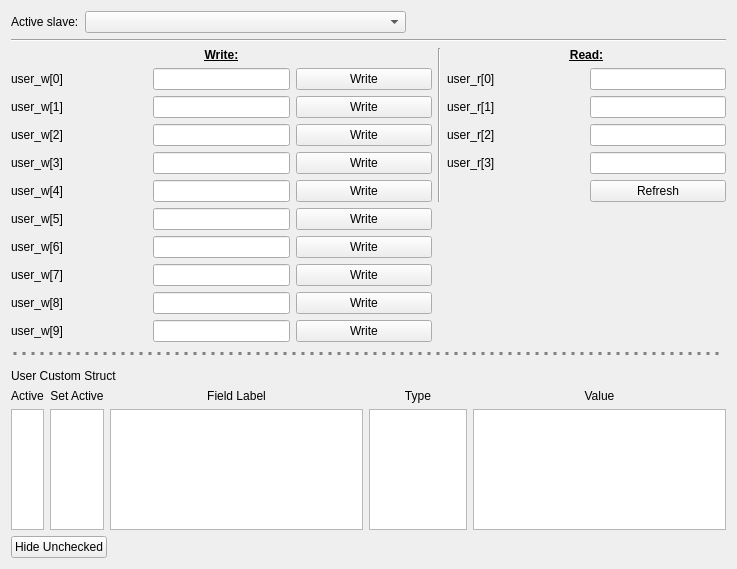
<?xml version="1.0" encoding="UTF-8"?>
<ui version="4.0">
 <class>W_UserRW</class>
 <widget class="QWidget" name="W_UserRW">
  <property name="geometry">
   <rect>
    <x>0</x>
    <y>0</y>
    <width>737</width>
    <height>569</height>
   </rect>
  </property>
  <property name="sizePolicy">
   <sizepolicy hsizetype="Expanding" vsizetype="Expanding">
    <horstretch>0</horstretch>
    <verstretch>0</verstretch>
   </sizepolicy>
  </property>
  <property name="windowTitle">
   <string>Form</string>
  </property>
  <layout class="QVBoxLayout" name="verticalLayout">
   <item>
    <layout class="QGridLayout" name="gridLayout">
     <item row="0" column="0">
      <widget class="QLabel" name="label">
       <property name="sizePolicy">
        <sizepolicy hsizetype="Fixed" vsizetype="Expanding">
         <horstretch>0</horstretch>
         <verstretch>0</verstretch>
        </sizepolicy>
       </property>
       <property name="maximumSize">
        <size>
         <width>16777215</width>
         <height>20</height>
        </size>
       </property>
       <property name="text">
        <string>Active slave:</string>
       </property>
      </widget>
     </item>
     <item row="0" column="2">
      <spacer name="horizontalSpacer">
       <property name="orientation">
        <enum>Qt::Horizontal</enum>
       </property>
       <property name="sizeHint" stdset="0">
        <size>
         <width>40</width>
         <height>20</height>
        </size>
       </property>
      </spacer>
     </item>
     <item row="0" column="1">
      <widget class="QComboBox" name="comboBox_slave">
       <property name="sizePolicy">
        <sizepolicy hsizetype="Expanding" vsizetype="Expanding">
         <horstretch>0</horstretch>
         <verstretch>0</verstretch>
        </sizepolicy>
       </property>
       <property name="minimumSize">
        <size>
         <width>100</width>
         <height>0</height>
        </size>
       </property>
       <property name="maximumSize">
        <size>
         <width>16777215</width>
         <height>40</height>
        </size>
       </property>
      </widget>
     </item>
    </layout>
   </item>
   <item>
    <widget class="Line" name="line_2">
     <property name="orientation">
      <enum>Qt::Horizontal</enum>
     </property>
    </widget>
   </item>
   <item>
    <widget class="QSplitter" name="splitter">
     <property name="styleSheet">
      <string notr="true">QSplitter::handle:vertical{	
	border-top: 3px dotted grey;	
	margin: 10px 1px;			
}</string>
     </property>
     <property name="orientation">
      <enum>Qt::Vertical</enum>
     </property>
     <widget class="QWidget" name="layoutWidget">
      <layout class="QGridLayout" name="gridLayout_5" rowstretch="0,0,0,0,0,0,0,0,0,0,0" columnstretch="0,0,0,0,0,0">
       <item row="1" column="4">
        <widget class="QLabel" name="label_136">
         <property name="sizePolicy">
          <sizepolicy hsizetype="Expanding" vsizetype="Expanding">
           <horstretch>0</horstretch>
           <verstretch>0</verstretch>
          </sizepolicy>
         </property>
         <property name="minimumSize">
          <size>
           <width>60</width>
           <height>0</height>
          </size>
         </property>
         <property name="maximumSize">
          <size>
           <width>16777215</width>
           <height>16777215</height>
          </size>
         </property>
         <property name="layoutDirection">
          <enum>Qt::LeftToRight</enum>
         </property>
         <property name="text">
          <string>user_r[0]</string>
         </property>
         <property name="alignment">
          <set>Qt::AlignLeading|Qt::AlignLeft|Qt::AlignVCenter</set>
         </property>
        </widget>
       </item>
       <item row="2" column="0">
        <widget class="QLabel" name="label_129">
         <property name="sizePolicy">
          <sizepolicy hsizetype="Expanding" vsizetype="Expanding">
           <horstretch>0</horstretch>
           <verstretch>0</verstretch>
          </sizepolicy>
         </property>
         <property name="minimumSize">
          <size>
           <width>60</width>
           <height>0</height>
          </size>
         </property>
         <property name="maximumSize">
          <size>
           <width>16777215</width>
           <height>16777215</height>
          </size>
         </property>
         <property name="layoutDirection">
          <enum>Qt::LeftToRight</enum>
         </property>
         <property name="text">
          <string>user_w[1]</string>
         </property>
         <property name="alignment">
          <set>Qt::AlignLeading|Qt::AlignLeft|Qt::AlignVCenter</set>
         </property>
        </widget>
       </item>
       <item row="2" column="1">
        <widget class="QLineEdit" name="w1">
         <property name="sizePolicy">
          <sizepolicy hsizetype="Expanding" vsizetype="Expanding">
           <horstretch>0</horstretch>
           <verstretch>0</verstretch>
          </sizepolicy>
         </property>
         <property name="minimumSize">
          <size>
           <width>75</width>
           <height>0</height>
          </size>
         </property>
         <property name="maximumSize">
          <size>
           <width>16777215</width>
           <height>16777215</height>
          </size>
         </property>
         <property name="alignment">
          <set>Qt::AlignRight|Qt::AlignTrailing|Qt::AlignVCenter</set>
         </property>
        </widget>
       </item>
       <item row="2" column="2">
        <widget class="QPushButton" name="pushButton_w1">
         <property name="sizePolicy">
          <sizepolicy hsizetype="Expanding" vsizetype="Expanding">
           <horstretch>0</horstretch>
           <verstretch>0</verstretch>
          </sizepolicy>
         </property>
         <property name="minimumSize">
          <size>
           <width>40</width>
           <height>0</height>
          </size>
         </property>
         <property name="maximumSize">
          <size>
           <width>16777215</width>
           <height>16777215</height>
          </size>
         </property>
         <property name="text">
          <string>Write</string>
         </property>
        </widget>
       </item>
       <item row="6" column="0">
        <widget class="QLabel" name="label_8">
         <property name="text">
          <string>user_w[5]</string>
         </property>
        </widget>
       </item>
       <item row="3" column="1">
        <widget class="QLineEdit" name="w2">
         <property name="sizePolicy">
          <sizepolicy hsizetype="Expanding" vsizetype="Expanding">
           <horstretch>0</horstretch>
           <verstretch>0</verstretch>
          </sizepolicy>
         </property>
         <property name="minimumSize">
          <size>
           <width>75</width>
           <height>0</height>
          </size>
         </property>
         <property name="maximumSize">
          <size>
           <width>16777215</width>
           <height>16777215</height>
          </size>
         </property>
         <property name="alignment">
          <set>Qt::AlignRight|Qt::AlignTrailing|Qt::AlignVCenter</set>
         </property>
        </widget>
       </item>
       <item row="6" column="1">
        <widget class="QLineEdit" name="w5">
         <property name="alignment">
          <set>Qt::AlignRight|Qt::AlignTrailing|Qt::AlignVCenter</set>
         </property>
        </widget>
       </item>
       <item row="6" column="2">
        <widget class="QPushButton" name="pushButton_w5">
         <property name="text">
          <string>Write</string>
         </property>
        </widget>
       </item>
       <item row="3" column="5">
        <widget class="QLineEdit" name="r2">
         <property name="sizePolicy">
          <sizepolicy hsizetype="Expanding" vsizetype="Expanding">
           <horstretch>0</horstretch>
           <verstretch>0</verstretch>
          </sizepolicy>
         </property>
         <property name="minimumSize">
          <size>
           <width>75</width>
           <height>0</height>
          </size>
         </property>
         <property name="maximumSize">
          <size>
           <width>16777215</width>
           <height>16777215</height>
          </size>
         </property>
         <property name="alignment">
          <set>Qt::AlignRight|Qt::AlignTrailing|Qt::AlignVCenter</set>
         </property>
        </widget>
       </item>
       <item row="7" column="0">
        <widget class="QLabel" name="label_9">
         <property name="text">
          <string>user_w[6]</string>
         </property>
        </widget>
       </item>
       <item row="2" column="4">
        <widget class="QLabel" name="label_134">
         <property name="sizePolicy">
          <sizepolicy hsizetype="Expanding" vsizetype="Expanding">
           <horstretch>0</horstretch>
           <verstretch>0</verstretch>
          </sizepolicy>
         </property>
         <property name="minimumSize">
          <size>
           <width>60</width>
           <height>0</height>
          </size>
         </property>
         <property name="maximumSize">
          <size>
           <width>16777215</width>
           <height>16777215</height>
          </size>
         </property>
         <property name="layoutDirection">
          <enum>Qt::LeftToRight</enum>
         </property>
         <property name="text">
          <string>user_r[1]</string>
         </property>
         <property name="alignment">
          <set>Qt::AlignLeading|Qt::AlignLeft|Qt::AlignVCenter</set>
         </property>
        </widget>
       </item>
       <item row="8" column="0">
        <widget class="QLabel" name="label_10">
         <property name="text">
          <string>user_w[7]</string>
         </property>
        </widget>
       </item>
       <item row="3" column="2">
        <widget class="QPushButton" name="pushButton_w2">
         <property name="sizePolicy">
          <sizepolicy hsizetype="Expanding" vsizetype="Expanding">
           <horstretch>0</horstretch>
           <verstretch>0</verstretch>
          </sizepolicy>
         </property>
         <property name="minimumSize">
          <size>
           <width>40</width>
           <height>0</height>
          </size>
         </property>
         <property name="maximumSize">
          <size>
           <width>16777215</width>
           <height>16777215</height>
          </size>
         </property>
         <property name="text">
          <string>Write</string>
         </property>
        </widget>
       </item>
       <item row="5" column="5">
        <widget class="QPushButton" name="pushButton_refresh">
         <property name="sizePolicy">
          <sizepolicy hsizetype="Expanding" vsizetype="Expanding">
           <horstretch>0</horstretch>
           <verstretch>0</verstretch>
          </sizepolicy>
         </property>
         <property name="maximumSize">
          <size>
           <width>16777215</width>
           <height>16777215</height>
          </size>
         </property>
         <property name="text">
          <string>Refresh</string>
         </property>
        </widget>
       </item>
       <item row="7" column="2">
        <widget class="QPushButton" name="pushButton_w6">
         <property name="text">
          <string>Write</string>
         </property>
        </widget>
       </item>
       <item row="0" column="4" colspan="2">
        <widget class="QLabel" name="label_132">
         <property name="sizePolicy">
          <sizepolicy hsizetype="Expanding" vsizetype="Expanding">
           <horstretch>0</horstretch>
           <verstretch>0</verstretch>
          </sizepolicy>
         </property>
         <property name="minimumSize">
          <size>
           <width>60</width>
           <height>0</height>
          </size>
         </property>
         <property name="maximumSize">
          <size>
           <width>16777215</width>
           <height>16777215</height>
          </size>
         </property>
         <property name="text">
          <string>&lt;html&gt;&lt;head/&gt;&lt;body&gt;&lt;p align=&quot;center&quot;&gt;&lt;span style=&quot; font-weight:600; text-decoration: underline;&quot;&gt;Read:&lt;/span&gt;&lt;/p&gt;&lt;/body&gt;&lt;/html&gt;</string>
         </property>
        </widget>
       </item>
       <item row="3" column="4">
        <widget class="QLabel" name="label_135">
         <property name="sizePolicy">
          <sizepolicy hsizetype="Expanding" vsizetype="Expanding">
           <horstretch>0</horstretch>
           <verstretch>0</verstretch>
          </sizepolicy>
         </property>
         <property name="minimumSize">
          <size>
           <width>60</width>
           <height>0</height>
          </size>
         </property>
         <property name="maximumSize">
          <size>
           <width>16777215</width>
           <height>16777215</height>
          </size>
         </property>
         <property name="layoutDirection">
          <enum>Qt::LeftToRight</enum>
         </property>
         <property name="text">
          <string>user_r[2]</string>
         </property>
         <property name="alignment">
          <set>Qt::AlignLeading|Qt::AlignLeft|Qt::AlignVCenter</set>
         </property>
        </widget>
       </item>
       <item row="4" column="4">
        <widget class="QLabel" name="label_133">
         <property name="sizePolicy">
          <sizepolicy hsizetype="Expanding" vsizetype="Expanding">
           <horstretch>0</horstretch>
           <verstretch>0</verstretch>
          </sizepolicy>
         </property>
         <property name="minimumSize">
          <size>
           <width>60</width>
           <height>0</height>
          </size>
         </property>
         <property name="maximumSize">
          <size>
           <width>16777215</width>
           <height>16777215</height>
          </size>
         </property>
         <property name="layoutDirection">
          <enum>Qt::LeftToRight</enum>
         </property>
         <property name="text">
          <string>user_r[3]</string>
         </property>
         <property name="alignment">
          <set>Qt::AlignLeading|Qt::AlignLeft|Qt::AlignVCenter</set>
         </property>
        </widget>
       </item>
       <item row="2" column="5">
        <widget class="QLineEdit" name="r1">
         <property name="sizePolicy">
          <sizepolicy hsizetype="Expanding" vsizetype="Expanding">
           <horstretch>0</horstretch>
           <verstretch>0</verstretch>
          </sizepolicy>
         </property>
         <property name="minimumSize">
          <size>
           <width>75</width>
           <height>0</height>
          </size>
         </property>
         <property name="maximumSize">
          <size>
           <width>16777215</width>
           <height>16777215</height>
          </size>
         </property>
         <property name="alignment">
          <set>Qt::AlignRight|Qt::AlignTrailing|Qt::AlignVCenter</set>
         </property>
        </widget>
       </item>
       <item row="5" column="2">
        <widget class="QPushButton" name="pushButton_w4">
         <property name="text">
          <string>Write</string>
         </property>
        </widget>
       </item>
       <item row="4" column="1">
        <widget class="QLineEdit" name="w3">
         <property name="sizePolicy">
          <sizepolicy hsizetype="Expanding" vsizetype="Expanding">
           <horstretch>0</horstretch>
           <verstretch>0</verstretch>
          </sizepolicy>
         </property>
         <property name="minimumSize">
          <size>
           <width>75</width>
           <height>0</height>
          </size>
         </property>
         <property name="maximumSize">
          <size>
           <width>16777215</width>
           <height>16777215</height>
          </size>
         </property>
         <property name="alignment">
          <set>Qt::AlignRight|Qt::AlignTrailing|Qt::AlignVCenter</set>
         </property>
        </widget>
       </item>
       <item row="1" column="1">
        <widget class="QLineEdit" name="w0">
         <property name="sizePolicy">
          <sizepolicy hsizetype="Expanding" vsizetype="Expanding">
           <horstretch>0</horstretch>
           <verstretch>0</verstretch>
          </sizepolicy>
         </property>
         <property name="minimumSize">
          <size>
           <width>75</width>
           <height>0</height>
          </size>
         </property>
         <property name="maximumSize">
          <size>
           <width>16777215</width>
           <height>16777215</height>
          </size>
         </property>
         <property name="alignment">
          <set>Qt::AlignRight|Qt::AlignTrailing|Qt::AlignVCenter</set>
         </property>
        </widget>
       </item>
       <item row="4" column="5">
        <widget class="QLineEdit" name="r3">
         <property name="sizePolicy">
          <sizepolicy hsizetype="Expanding" vsizetype="Expanding">
           <horstretch>0</horstretch>
           <verstretch>0</verstretch>
          </sizepolicy>
         </property>
         <property name="minimumSize">
          <size>
           <width>75</width>
           <height>0</height>
          </size>
         </property>
         <property name="maximumSize">
          <size>
           <width>16777215</width>
           <height>16777215</height>
          </size>
         </property>
         <property name="alignment">
          <set>Qt::AlignRight|Qt::AlignTrailing|Qt::AlignVCenter</set>
         </property>
        </widget>
       </item>
       <item row="5" column="1">
        <widget class="QLineEdit" name="w4">
         <property name="alignment">
          <set>Qt::AlignRight|Qt::AlignTrailing|Qt::AlignVCenter</set>
         </property>
        </widget>
       </item>
       <item row="1" column="0">
        <widget class="QLabel" name="label_127">
         <property name="sizePolicy">
          <sizepolicy hsizetype="Expanding" vsizetype="Expanding">
           <horstretch>0</horstretch>
           <verstretch>0</verstretch>
          </sizepolicy>
         </property>
         <property name="minimumSize">
          <size>
           <width>60</width>
           <height>0</height>
          </size>
         </property>
         <property name="maximumSize">
          <size>
           <width>16777215</width>
           <height>16777215</height>
          </size>
         </property>
         <property name="layoutDirection">
          <enum>Qt::LeftToRight</enum>
         </property>
         <property name="text">
          <string>user_w[0]</string>
         </property>
         <property name="alignment">
          <set>Qt::AlignLeading|Qt::AlignLeft|Qt::AlignVCenter</set>
         </property>
        </widget>
       </item>
       <item row="5" column="0">
        <widget class="QLabel" name="label_7">
         <property name="text">
          <string>user_w[4]</string>
         </property>
        </widget>
       </item>
       <item row="9" column="0">
        <widget class="QLabel" name="label_11">
         <property name="text">
          <string>user_w[8]</string>
         </property>
        </widget>
       </item>
       <item row="4" column="0">
        <widget class="QLabel" name="label_131">
         <property name="sizePolicy">
          <sizepolicy hsizetype="Expanding" vsizetype="Expanding">
           <horstretch>0</horstretch>
           <verstretch>0</verstretch>
          </sizepolicy>
         </property>
         <property name="minimumSize">
          <size>
           <width>60</width>
           <height>0</height>
          </size>
         </property>
         <property name="maximumSize">
          <size>
           <width>16777215</width>
           <height>16777215</height>
          </size>
         </property>
         <property name="layoutDirection">
          <enum>Qt::LeftToRight</enum>
         </property>
         <property name="text">
          <string>user_w[3]</string>
         </property>
         <property name="alignment">
          <set>Qt::AlignLeading|Qt::AlignLeft|Qt::AlignVCenter</set>
         </property>
        </widget>
       </item>
       <item row="4" column="2">
        <widget class="QPushButton" name="pushButton_w3">
         <property name="sizePolicy">
          <sizepolicy hsizetype="Expanding" vsizetype="Expanding">
           <horstretch>0</horstretch>
           <verstretch>0</verstretch>
          </sizepolicy>
         </property>
         <property name="minimumSize">
          <size>
           <width>40</width>
           <height>0</height>
          </size>
         </property>
         <property name="maximumSize">
          <size>
           <width>16777215</width>
           <height>16777215</height>
          </size>
         </property>
         <property name="text">
          <string>Write</string>
         </property>
        </widget>
       </item>
       <item row="7" column="1">
        <widget class="QLineEdit" name="w6">
         <property name="alignment">
          <set>Qt::AlignRight|Qt::AlignTrailing|Qt::AlignVCenter</set>
         </property>
        </widget>
       </item>
       <item row="0" column="0" colspan="3">
        <widget class="QLabel" name="label_128">
         <property name="sizePolicy">
          <sizepolicy hsizetype="Expanding" vsizetype="Expanding">
           <horstretch>0</horstretch>
           <verstretch>0</verstretch>
          </sizepolicy>
         </property>
         <property name="minimumSize">
          <size>
           <width>60</width>
           <height>0</height>
          </size>
         </property>
         <property name="maximumSize">
          <size>
           <width>16777215</width>
           <height>16777215</height>
          </size>
         </property>
         <property name="text">
          <string>&lt;html&gt;&lt;head/&gt;&lt;body&gt;&lt;p align=&quot;center&quot;&gt;&lt;span style=&quot; font-weight:600; text-decoration: underline;&quot;&gt;Write:&lt;/span&gt;&lt;/p&gt;&lt;/body&gt;&lt;/html&gt;</string>
         </property>
        </widget>
       </item>
       <item row="1" column="5">
        <widget class="QLineEdit" name="r0">
         <property name="sizePolicy">
          <sizepolicy hsizetype="Expanding" vsizetype="Expanding">
           <horstretch>0</horstretch>
           <verstretch>0</verstretch>
          </sizepolicy>
         </property>
         <property name="minimumSize">
          <size>
           <width>75</width>
           <height>0</height>
          </size>
         </property>
         <property name="maximumSize">
          <size>
           <width>16777215</width>
           <height>16777215</height>
          </size>
         </property>
         <property name="alignment">
          <set>Qt::AlignRight|Qt::AlignTrailing|Qt::AlignVCenter</set>
         </property>
        </widget>
       </item>
       <item row="0" column="3" rowspan="6">
        <widget class="Line" name="line">
         <property name="orientation">
          <enum>Qt::Vertical</enum>
         </property>
        </widget>
       </item>
       <item row="1" column="2">
        <widget class="QPushButton" name="pushButton_w0">
         <property name="sizePolicy">
          <sizepolicy hsizetype="Expanding" vsizetype="Expanding">
           <horstretch>0</horstretch>
           <verstretch>0</verstretch>
          </sizepolicy>
         </property>
         <property name="minimumSize">
          <size>
           <width>40</width>
           <height>0</height>
          </size>
         </property>
         <property name="maximumSize">
          <size>
           <width>16777215</width>
           <height>16777215</height>
          </size>
         </property>
         <property name="text">
          <string>Write</string>
         </property>
        </widget>
       </item>
       <item row="3" column="0">
        <widget class="QLabel" name="label_130">
         <property name="sizePolicy">
          <sizepolicy hsizetype="Expanding" vsizetype="Expanding">
           <horstretch>0</horstretch>
           <verstretch>0</verstretch>
          </sizepolicy>
         </property>
         <property name="minimumSize">
          <size>
           <width>60</width>
           <height>0</height>
          </size>
         </property>
         <property name="maximumSize">
          <size>
           <width>16777215</width>
           <height>16777215</height>
          </size>
         </property>
         <property name="layoutDirection">
          <enum>Qt::LeftToRight</enum>
         </property>
         <property name="text">
          <string>user_w[2]</string>
         </property>
         <property name="alignment">
          <set>Qt::AlignLeading|Qt::AlignLeft|Qt::AlignVCenter</set>
         </property>
        </widget>
       </item>
       <item row="10" column="0">
        <widget class="QLabel" name="label_12">
         <property name="text">
          <string>user_w[9]</string>
         </property>
        </widget>
       </item>
       <item row="8" column="1">
        <widget class="QLineEdit" name="w7">
         <property name="alignment">
          <set>Qt::AlignRight|Qt::AlignTrailing|Qt::AlignVCenter</set>
         </property>
        </widget>
       </item>
       <item row="9" column="1">
        <widget class="QLineEdit" name="w8">
         <property name="alignment">
          <set>Qt::AlignRight|Qt::AlignTrailing|Qt::AlignVCenter</set>
         </property>
        </widget>
       </item>
       <item row="10" column="1">
        <widget class="QLineEdit" name="w9">
         <property name="alignment">
          <set>Qt::AlignRight|Qt::AlignTrailing|Qt::AlignVCenter</set>
         </property>
        </widget>
       </item>
       <item row="8" column="2">
        <widget class="QPushButton" name="pushButton_w7">
         <property name="text">
          <string>Write</string>
         </property>
        </widget>
       </item>
       <item row="9" column="2">
        <widget class="QPushButton" name="pushButton_w8">
         <property name="text">
          <string>Write</string>
         </property>
        </widget>
       </item>
       <item row="10" column="2">
        <widget class="QPushButton" name="pushButton_w9">
         <property name="text">
          <string>Write</string>
         </property>
        </widget>
       </item>
      </layout>
     </widget>
     <widget class="QWidget" name="layoutWidget">
      <layout class="QVBoxLayout" name="verticalLayout_2">
       <item>
        <layout class="QHBoxLayout" name="userCustomStructTitleHorLayout">
         <item>
          <widget class="QLabel" name="userCustomStructTitle">
           <property name="text">
            <string>User Custom Struct</string>
           </property>
          </widget>
         </item>
        </layout>
       </item>
       <item>
        <layout class="QGridLayout" name="userCustomStructGridLayout">
         <item row="0" column="2">
          <widget class="QLabel" name="label_6">
           <property name="sizePolicy">
            <sizepolicy hsizetype="Minimum" vsizetype="Preferred">
             <horstretch>0</horstretch>
             <verstretch>0</verstretch>
            </sizepolicy>
           </property>
           <property name="text">
            <string>Set Active</string>
           </property>
           <property name="alignment">
            <set>Qt::AlignCenter</set>
           </property>
           <property name="wordWrap">
            <bool>true</bool>
           </property>
          </widget>
         </item>
         <item row="0" column="6">
          <widget class="QLabel" name="label_4">
           <property name="text">
            <string>Value</string>
           </property>
           <property name="alignment">
            <set>Qt::AlignCenter</set>
           </property>
          </widget>
         </item>
         <item row="1" column="0">
          <widget class="QListWidget" name="execFieldFlagList">
           <property name="sizePolicy">
            <sizepolicy hsizetype="Ignored" vsizetype="Expanding">
             <horstretch>0</horstretch>
             <verstretch>0</verstretch>
            </sizepolicy>
           </property>
           <property name="minimumSize">
            <size>
             <width>30</width>
             <height>0</height>
            </size>
           </property>
           <property name="maximumSize">
            <size>
             <width>16777215</width>
             <height>16777215</height>
            </size>
           </property>
           <property name="verticalScrollBarPolicy">
            <enum>Qt::ScrollBarAlwaysOff</enum>
           </property>
           <property name="horizontalScrollBarPolicy">
            <enum>Qt::ScrollBarAlwaysOff</enum>
           </property>
          </widget>
         </item>
         <item row="1" column="2">
          <widget class="QListWidget" name="planFieldFlagList">
           <property name="sizePolicy">
            <sizepolicy hsizetype="Ignored" vsizetype="Expanding">
             <horstretch>0</horstretch>
             <verstretch>0</verstretch>
            </sizepolicy>
           </property>
           <property name="minimumSize">
            <size>
             <width>30</width>
             <height>0</height>
            </size>
           </property>
           <property name="maximumSize">
            <size>
             <width>16777215</width>
             <height>16777215</height>
            </size>
           </property>
           <property name="verticalScrollBarPolicy">
            <enum>Qt::ScrollBarAlwaysOff</enum>
           </property>
           <property name="horizontalScrollBarPolicy">
            <enum>Qt::ScrollBarAlwaysOff</enum>
           </property>
          </widget>
         </item>
         <item row="1" column="6">
          <widget class="QListWidget" name="userCustomStructValueList">
           <property name="verticalScrollBarPolicy">
            <enum>Qt::ScrollBarAsNeeded</enum>
           </property>
           <property name="horizontalScrollBarPolicy">
            <enum>Qt::ScrollBarAlwaysOff</enum>
           </property>
          </widget>
         </item>
         <item row="1" column="5">
          <widget class="QListWidget" name="userCustomTypeList">
           <property name="maximumSize">
            <size>
             <width>100</width>
             <height>16777215</height>
            </size>
           </property>
           <property name="verticalScrollBarPolicy">
            <enum>Qt::ScrollBarAlwaysOff</enum>
           </property>
           <property name="horizontalScrollBarPolicy">
            <enum>Qt::ScrollBarAlwaysOff</enum>
           </property>
          </widget>
         </item>
         <item row="1" column="3">
          <widget class="QListWidget" name="userCustomStructLabelList">
           <property name="verticalScrollBarPolicy">
            <enum>Qt::ScrollBarAlwaysOff</enum>
           </property>
           <property name="horizontalScrollBarPolicy">
            <enum>Qt::ScrollBarAlwaysOff</enum>
           </property>
          </widget>
         </item>
         <item row="0" column="3">
          <widget class="QLabel" name="label_2">
           <property name="text">
            <string>Field Label</string>
           </property>
           <property name="alignment">
            <set>Qt::AlignCenter</set>
           </property>
          </widget>
         </item>
         <item row="0" column="5">
          <widget class="QLabel" name="label_3">
           <property name="text">
            <string>Type</string>
           </property>
           <property name="alignment">
            <set>Qt::AlignCenter</set>
           </property>
          </widget>
         </item>
         <item row="0" column="0">
          <widget class="QLabel" name="label_5">
           <property name="text">
            <string>Active</string>
           </property>
           <property name="alignment">
            <set>Qt::AlignCenter</set>
           </property>
          </widget>
         </item>
        </layout>
       </item>
       <item>
        <widget class="QPushButton" name="pushButton_hide">
         <property name="sizePolicy">
          <sizepolicy hsizetype="Maximum" vsizetype="Fixed">
           <horstretch>0</horstretch>
           <verstretch>0</verstretch>
          </sizepolicy>
         </property>
         <property name="text">
          <string>Hide Unchecked</string>
         </property>
        </widget>
       </item>
      </layout>
     </widget>
    </widget>
   </item>
  </layout>
 </widget>
 <tabstops>
  <tabstop>comboBox_slave</tabstop>
  <tabstop>w0</tabstop>
  <tabstop>pushButton_w0</tabstop>
  <tabstop>r0</tabstop>
  <tabstop>w1</tabstop>
  <tabstop>pushButton_w1</tabstop>
  <tabstop>r1</tabstop>
  <tabstop>w2</tabstop>
  <tabstop>pushButton_w2</tabstop>
  <tabstop>r2</tabstop>
  <tabstop>w3</tabstop>
  <tabstop>pushButton_w3</tabstop>
  <tabstop>r3</tabstop>
  <tabstop>pushButton_refresh</tabstop>
 </tabstops>
 <resources/>
 <connections/>
</ui>
